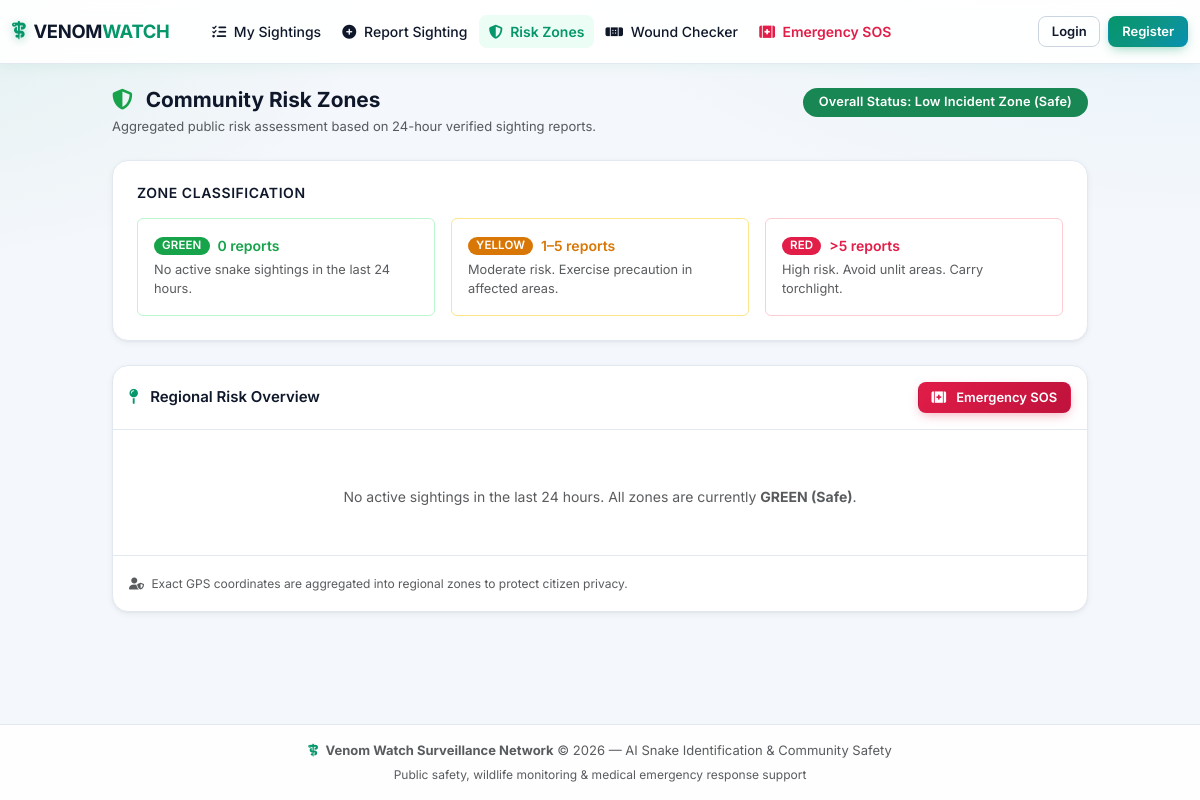
The page /reports/risk-zones/ on the database as committed earlier.
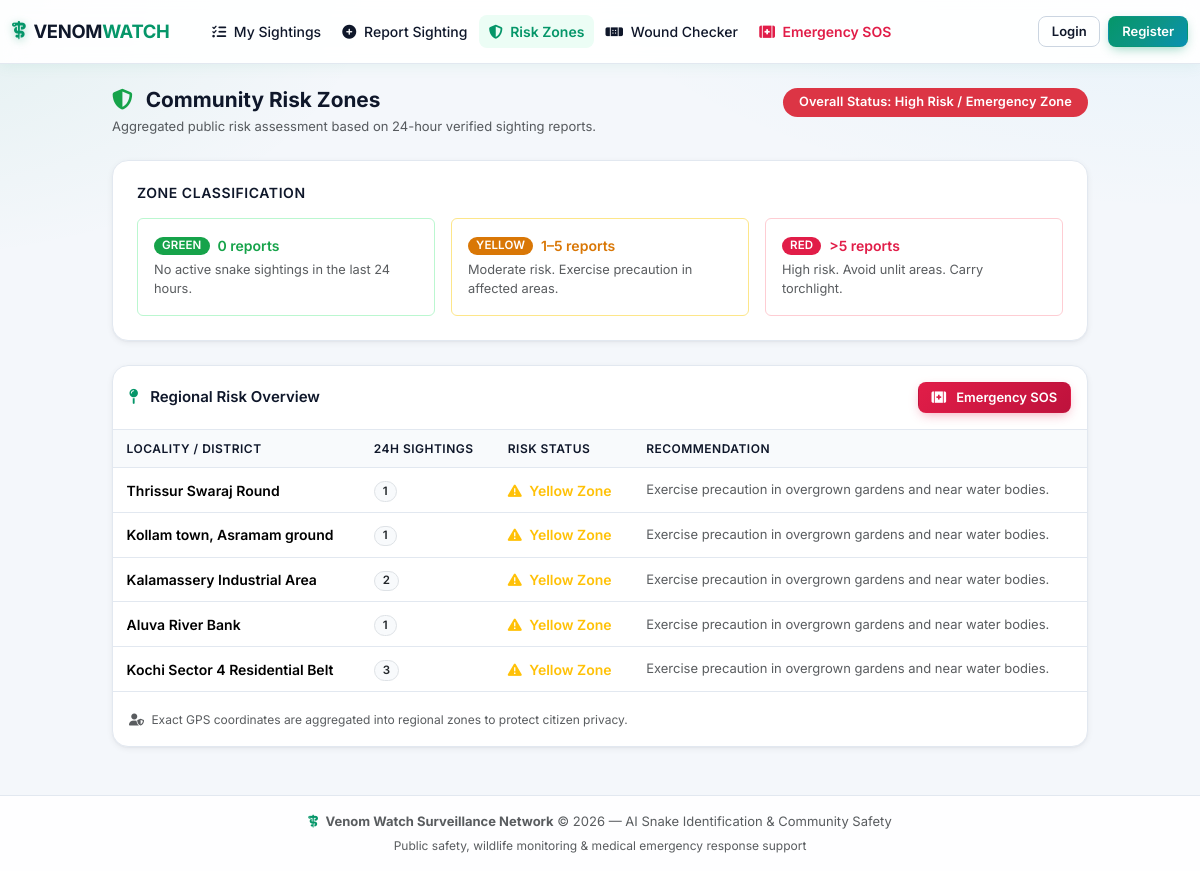
The same page on the database as committed later.
### reports/models.py (models this page shows, shortened)
class SightingReport(models.Model):
    STATUS_PENDING = 'PENDING'
    STATUS_VERIFIED = 'VERIFIED'
    STATUS_REJECTED = 'REJECTED'
    STATUS_RESOLVED = 'RESOLVED'
    STATUS_CHOICES = [
        (STATUS_PENDING, 'Pending AI & Authority Verification'),
        (STATUS_VERIFIED, 'Verified Sighting'),
        (STATUS_REJECTED, 'Rejected / False Alarm'),
        (STATUS_RESOLVED, 'Captured / Area Cleared'),
    ]
    VENOM_HIGHLY = 'HIGHLY_VENOMOUS'
    VENOM_MODERATE = 'VENOMOUS'
    VENOM_SAFE = 'NON_VENOMOUS'
    VENOM_CHOICES = [
        (VENOM_HIGHLY, 'Highly Venomous'),
        (VENOM_MODERATE, 'Venomous'),
        (VENOM_SAFE, 'Non-Venomous'),
    ]
    user = models.ForeignKey(User, on_delete=models.SET_NULL, null=True, blank=True, related_name='reports')
    title = models.CharField(max_length=200, default="Snake Sighting")
    original_image = models.ImageField(upload_to='sightings/')
    processed_image = models.ImageField(upload_to='processed_sightings/', blank=True, null=True)
    latitude = models.FloatField(help_text="Latitude in decimal degrees")
    longitude = models.FloatField(help_text="Longitude in decimal degrees")
    location_name = models.CharField(max_length=255, help_text="Street, District, or Landmark Name")
    status = models.CharField(max_length=20, choices=STATUS_CHOICES, default=STATUS_PENDING)
    created_at = models.DateTimeField(auto_now_add=True)
    updated_at = models.DateTimeField(auto_now=True)
    ai_detected = models.BooleanField(default=False)
    snake_detected = models.BooleanField(default=False)
    snake_confidence = models.FloatField(default=0.0, null=True, blank=True)
    venomous = models.BooleanField(null=True, blank=True)
    venom_confidence = models.FloatField(default=0.0, null=True, blank=True)
    species_predicted = models.CharField(max_length=150, blank=True, null=True)
    common_name = models.CharField(max_length=150, blank=True, null=True)
    venom_category = models.CharField(max_length=30, choices=VENOM_CHOICES, default=VENOM_SAFE)
    toxicity_level = models.CharField(max_length=50, default='SAFE')
    danger_score = models.IntegerField(default=10)
    ai_confidence = models.FloatField(default=0.0)
    model_1_name = models.CharField(max_length=150, default="venomwatch_cnn2_final (CNN)")
    model_2_name = models.CharField(max_length=150, default="venom_watch_cnn2_keras")
    notes = models.TextField(blank=True, null=True, help_text="Additional observer details")
    verified_by = models.ForeignKey(User, on_delete=models.SET_NULL, null=True, blank=True, related_name='verified_reports')
    authority_notes = models.TextField(blank=True, null=True)
    duplicate_flag = models.BooleanField(default=False, help_text="Flagged as potential duplicate sighting")
    duplicate_of = models.ForeignKey('self', on_delete=models.SET_NULL, null=True, blank=True, related_name='duplicates')
    spam_flag = models.BooleanField(default=False, help_text="Flagged as suspicious/spam submission")
    spam_reason = models.CharField(max_length=255, blank=True, null=True)
    RESPONSE_UNASSIGNED = 'UNASSIGNED'
    RESPONSE_ASSIGNED = 'ASSIGNED'
    RESPONSE_IN_PROGRESS = 'IN_PROGRESS'
    RESPONSE_RESOLVED = 'RESOLVED'
    RESPONSE_STATUS_CHOICES = [
        (RESPONSE_UNASSIGNED, 'Unassigned'),
        (RESPONSE_ASSIGNED, 'Responder Assigned'),
        (RESPONSE_IN_PROGRESS, 'Response in Progress'),
        (RESPONSE_RESOLVED, 'Captured / Resolved'),
    ]
    assigned_responder = models.ForeignKey(User, on_delete=models.SET_NULL, null=True, blank=True, related_name='assigned_tasks')
    response_status = models.CharField(max_length=20, choices=RESPONSE_STATUS_CHOICES, default=RESPONSE_UNASSIGNED)
    class Meta:
        ordering = ['-created_at']

### reports/views.py (the view)
# urls.py: path('risk-zones/', views.risk_zones_public_view, name='risk_zones'),
def risk_zones_public_view(request):
    risk_data = DBSCANHotspotService.compute_community_risk_zones(hours=24)
    return render(request, 'reports/risk_zones.html', {'risk_data': risk_data})

### hotspots/services.py (called while the page is built)
    @classmethod
    def get_active_sightings(cls, hours=24, include_duplicates=False):
        cutoff = timezone.now() - timedelta(hours=hours)
        qs = SightingReport.objects.filter(created_at__gte=cutoff).exclude(status=SightingReport.STATUS_REJECTED)
        if not include_duplicates:
            qs = qs.filter(duplicate_flag=False, spam_flag=False)
        return qs

### templates/reports/risk_zones.html (shortened to what the changed rows need)
{% extends 'base.html' %}
{% block content %}
<div class="container py-4">
    <div class="row justify-content-center">
        <div class="col-lg-10">
            <div class="d-flex flex-column flex-md-row align-items-md-start justify-content-between gap-3 mb-4">
                <div>
                    <h2 class="fw-bold mb-1" style="font-size: 1.3rem; color: var(--text);">
                        <i class="fa-solid fa-shield-halved me-2" style="color: var(--success);"></i>
                        Community Risk Zones
                    </h2>
                </div>
                <div class="flex-shrink-0">
                    <span class="badge {{ risk_data.badge_class }} px-3 py-2" style="font-size: 0.8rem;">
                        Overall Status: {{ risk_data.status_title }}
                    </span>
                </div>
            </div>
            <div class="card-clean">
                {% if risk_data.location_summary %}
                    <div class="table-responsive">
                        <table class="table align-middle mb-0">
                            <thead>
                                <tr>
                                    <th>Locality / District</th>
                                    <th>24h Sightings</th>
                                    <th>Risk Status</th>
                                    <th>Recommendation</th>
                                </tr>
                            </thead>
                            <tbody>
                                {% for loc in risk_data.location_summary %}
                                    <tr>
                                        <td class="fw-semibold" style="font-size: 0.875rem;">{{ loc.location_name }}</td>
                                        <td>
                                            <span class="badge bg-light text-dark border px-2">
                                                {{ loc.sighting_count }}
                                            </span>
                                        </td>
                                        <td>
                                            <span class="fw-semibold {{ loc.class_name }}" style="font-size: 0.875rem;">
                                                {% if loc.risk_level == 'GREEN' %}
                                                    <i class="fa-solid fa-circle-check me-1"></i> Green Zone
                                                {% elif loc.risk_level == 'YELLOW' %}
                                                    <i class="fa-solid fa-triangle-exclamation me-1"></i> Yellow Zone
                                                {% else %}
                                                    <i class="fa-solid fa-circle-exclamation me-1"></i> Red Zone
                                                {% endif %}
                                            </span>
                                        </td>
                                        <td class="text-muted" style="font-size: 0.8125rem;">
                                            {% if loc.risk_level == 'GREEN' %}
                                                Normal community activity.
                                            {% elif loc.risk_level == 'YELLOW' %}
                                                Exercise precaution in overgrown gardens and near water bodies.
                                            {% else %}
                                                Avoid walking in unlit areas at night. Carry torchlight.
                                            {% endif %}
                                        </td>
                                    </tr>
                                {% endfor %}
                            </tbody>
                        </table>
                    </div>
                {% else %}
                    <div class="text-center py-5 text-muted">
                        <p class="mb-0" style="font-size: 0.875rem;">
                            No active sightings in the last 24 hours.
                            All zones are currently <strong>GREEN (Safe)</strong>.
                        </p>
                    </div>
                {% endif %}
            </div>
        </div>
    </div>
</div>
{% endblock %}

Rows that differ between the two databases and show on the page:
now on this page (row edited): SightingReport: location_name "Thrissur Swaraj Round"
now on this page (row edited): SightingReport: location_name "Kollam town, Asramam ground"
now on this page (row edited): SightingReport: location_name "Kalamassery Industrial Area"
now on this page (row edited): SightingReport: location_name "Aluva River Bank"
now on this page (row edited): SightingReport: location_name "Kochi Sector 4 Residential Belt"
Other text that changed with them:
{{ risk_data.status_title }}: "Low Incident Zone (Safe)" → "High Risk / Emergency Zone"
text no longer shown: "No active sightings in the last 24 hours. All zones are currently GREEN (Safe) ."
text now shown: "LOCALITY / DISTRICT 24H SIGHTINGS RISK STATUS RECOMMENDATION"
new list line: "1 Yellow Zone Exercise precaution in overgrown gardens and near water bodies."
new list line: "2 Yellow Zone Exercise precaution in overgrown gardens and near water bodies."
new list line: "3 Yellow Zone Exercise precaution in overgrown gardens and near water bodies."
